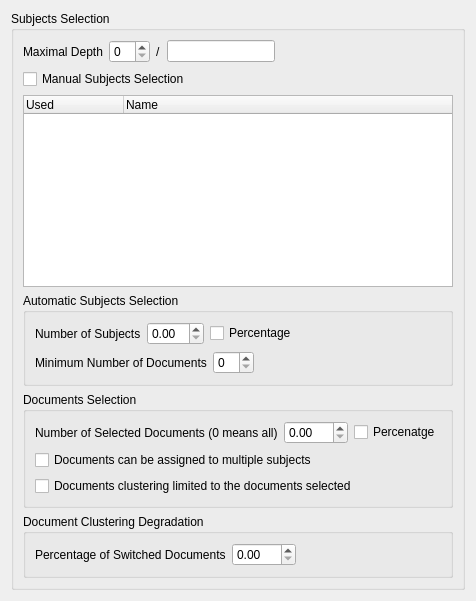
         <widget class="QWidget" name="tab_14">
          <attribute name="title">
           <string>Documents</string>
          </attribute>
          <layout class="QVBoxLayout" name="verticalLayout_9">
           <item>
            <widget class="QGroupBox" name="groupBox_4">
             <property name="title">
              <string>Subjects Selection</string>
             </property>
             <layout class="QVBoxLayout" name="verticalLayout_8">
              <item>
               <layout class="QHBoxLayout" name="horizontalLayout_2">
                <item>
                 <widget class="QLabel" name="label_2">
                  <property name="text">
                   <string>Maximal Depth</string>
                  </property>
                 </widget>
                </item>
                <item>
                 <widget class="QSpinBox" name="MaxDepth"/>
                </item>
                <item>
                 <widget class="QLabel" name="label_31">
                  <property name="text">
                   <string>/</string>
                  </property>
                 </widget>
                </item>
                <item>
                 <widget class="QLineEdit" name="Depth">
                  <property name="sizePolicy">
                   <sizepolicy hsizetype="Fixed" vsizetype="Fixed">
                    <horstretch>0</horstretch>
                    <verstretch>0</verstretch>
                   </sizepolicy>
                  </property>
                  <property name="readOnly">
                   <bool>true</bool>
                  </property>
                 </widget>
                </item>
                <item>
                 <spacer name="horizontalSpacer_2">
                  <property name="orientation">
                   <enum>Qt::Horizontal</enum>
                  </property>
                  <property name="sizeHint" stdset="0">
                   <size>
                    <width>0</width>
                    <height>20</height>
                   </size>
                  </property>
                 </spacer>
                </item>
               </layout>
              </item>
              <item>
               <widget class="QCheckBox" name="ManualSubjects">
                <property name="text">
                 <string>Manual Subjects Selection</string>
                </property>
               </widget>
              </item>
              <item>
               <widget class="QTreeWidget" name="Subjects">
                <property name="minimumSize">
                 <size>
                  <width>50</width>
                  <height>0</height>
                 </size>
                </property>
                <property name="expandsOnDoubleClick">
                 <bool>false</bool>
                </property>
                <column>
                 <property name="text">
                  <string>Used</string>
                 </property>
                </column>
                <column>
                 <property name="text">
                  <string>Name</string>
                 </property>
                </column>
               </widget>
              </item>
              <item>
               <widget class="QGroupBox" name="groupBox9">
                <property name="title">
                 <string>Automatic Subjects Selection</string>
                </property>
                <layout class="QVBoxLayout" name="verticalLayout_4">
                 <item>
                  <layout class="QHBoxLayout" name="_18">
                   <item>
                    <widget class="QLabel" name="textLabel1">
                     <property name="text">
                      <string>Number of Subjects</string>
                     </property>
                     <property name="wordWrap">
                      <bool>false</bool>
                     </property>
                    </widget>
                   </item>
                   <item>
                    <widget class="QDoubleSpinBox" name="NbSubjects"/>
                   </item>
                   <item>
                    <widget class="QCheckBox" name="RelSubjects">
                     <property name="text">
                      <string>Percentage</string>
                     </property>
                    </widget>
                   </item>
                   <item>
                    <spacer name="spacer2">
                     <property name="orientation">
                      <enum>Qt::Horizontal</enum>
                     </property>
                     <property name="sizeType">
                      <enum>QSizePolicy::Expanding</enum>
                     </property>
                     <property name="sizeHint" stdset="0">
                      <size>
                       <width>0</width>
                       <height>20</height>
                      </size>
                     </property>
                    </spacer>
                   </item>
                  </layout>
                 </item>
                 <item>
                  <layout class="QHBoxLayout" name="_19">
                   <item>
                    <widget class="QLabel" name="textLabel1_2">
                     <property name="text">
                      <string>Minimum Number of Documents</string>
                     </property>
                     <property name="wordWrap">
                      <bool>false</bool>
                     </property>
                    </widget>
                   </item>
                   <item>
                    <widget class="QSpinBox" name="NbMinDocsSubject"/>
                   </item>
                   <item>
                    <spacer name="spacer2_2">
                     <property name="orientation">
                      <enum>Qt::Horizontal</enum>
                     </property>
                     <property name="sizeType">
                      <enum>QSizePolicy::Expanding</enum>
                     </property>
                     <property name="sizeHint" stdset="0">
                      <size>
                       <width>0</width>
                       <height>20</height>
                      </size>
                     </property>
                    </spacer>
                   </item>
                  </layout>
                 </item>
                </layout>
               </widget>
              </item>
              <item>
               <widget class="QGroupBox" name="groupBox_3">
                <property name="title">
                 <string>Documents Selection</string>
                </property>
                <layout class="QVBoxLayout" name="verticalLayout_7">
                 <item>
                  <layout class="QHBoxLayout" name="horizontalLayout">
                   <item>
                    <widget class="QLabel" name="label">
                     <property name="text">
                      <string>Number of Selected Documents (0 means all)</string>
                     </property>
                    </widget>
                   </item>
                   <item>
                    <widget class="QDoubleSpinBox" name="NbDocsPerSubject">
                     <property name="maximum">
                      <double>100.000000000000000</double>
                     </property>
                    </widget>
                   </item>
                   <item>
                    <widget class="QCheckBox" name="PercNbDocsPerSubject">
                     <property name="text">
                      <string>Percenatge</string>
                     </property>
                    </widget>
                   </item>
                   <item>
                    <spacer name="horizontalSpacer">
                     <property name="orientation">
                      <enum>Qt::Horizontal</enum>
                     </property>
                     <property name="sizeHint" stdset="0">
                      <size>
                       <width>0</width>
                       <height>20</height>
                      </size>
                     </property>
                    </spacer>
                   </item>
                  </layout>
                 </item>
                 <item>
                  <widget class="QCheckBox" name="MultipleSubjects">
                   <property name="text">
                    <string>Documents can be assigned to multiple subjects</string>
                   </property>
                  </widget>
                 </item>
                 <item>
                  <widget class="QCheckBox" name="ClusterSelectedDocs">
                   <property name="text">
                    <string>Documents clustering limited to the documents selected</string>
                   </property>
                  </widget>
                 </item>
                </layout>
               </widget>
              </item>
              <item>
               <widget class="QGroupBox" name="groupBox5_3">
                <property name="title">
                 <string>Document Clustering Degradation</string>
                </property>
                <layout class="QVBoxLayout" name="_25">
                 <item>
                  <layout class="QHBoxLayout" name="_26">
                   <item>
                    <widget class="QLabel" name="textLabel1_5">
                     <property name="text">
                      <string>Percentage of Switched Documents</string>
                     </property>
                     <property name="wordWrap">
                      <bool>false</bool>
                     </property>
                    </widget>
                   </item>
                   <item>
                    <widget class="QDoubleSpinBox" name="SwitchPerc">
                     <property name="maximum">
                      <double>100.000000000000000</double>
                     </property>
                    </widget>
                   </item>
                   <item>
                    <spacer name="spacer15">
                     <property name="orientation">
                      <enum>Qt::Horizontal</enum>
                     </property>
                     <property name="sizeType">
                      <enum>QSizePolicy::Expanding</enum>
                     </property>
                     <property name="sizeHint" stdset="0">
                      <size>
                       <width>0</width>
                       <height>20</height>
                      </size>
                     </property>
                    </spacer>
                   </item>
                  </layout>
                 </item>
                </layout>
               </widget>
              </item>
             </layout>
            </widget>
           </item>
          </layout>
         </widget>
